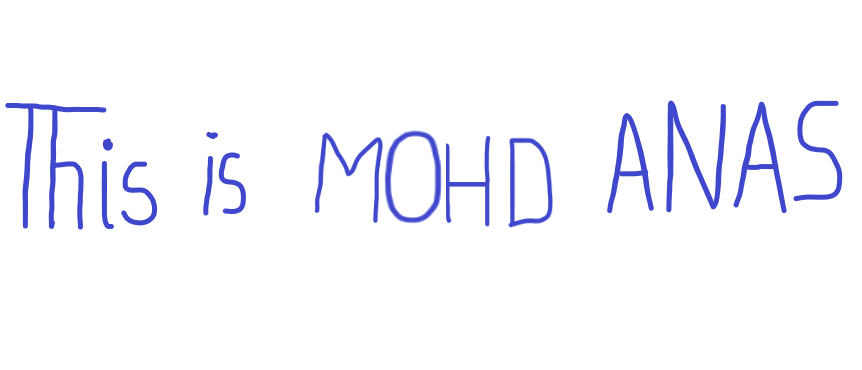
#> input picture TASK_1_ADVANCED/test_image.png, 862 x 370 px
$ jupyter execute --allow-errors TASK1_ADV__Reading_Handwriting.ipynb
#> lines starting #> are read from the running program, lines starting #| are printed output that depends on the picture; after the words box and inside, x2 and y2 are one past the last pixel; in counts of white or black regions, pixels touching at a corner belong together
# ***Author : MOHD ANAS***

______________

______

## **TASK-1 (ADVANCED)**: Handwriting reading

#

# **Step 1:** Importing Libraries

[cell 1]
import cv2
import numpy as np
import pytesseract
from google.colab.patches import cv2_imshow

# **Step 2:** Importing Hand Written Image

[cell 2]
img = cv2.imread('test_image.png')
#> img is the input picture: shape (370, 862, 3); mean B, G, R 252.9, 247.4, 247
cv2_imshow(img)

# **Step 3:** Convertion to Gray Scale + Noise reduction

[cell 3]
img = cv2.cvtColor(img,cv2.COLOR_BGR2GRAY)
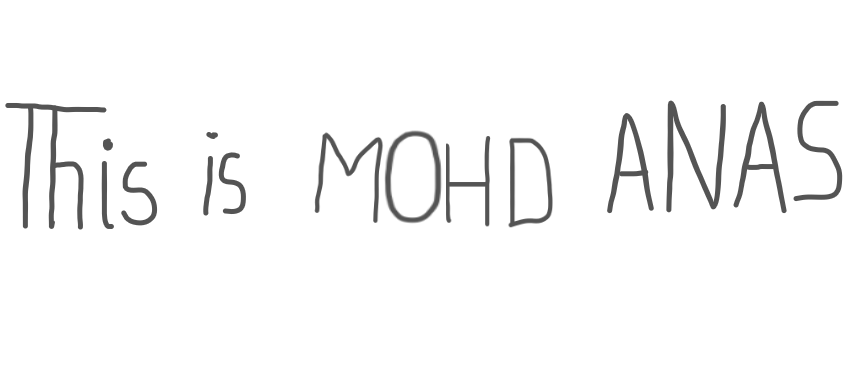
#> img: shape (370, 862); min 84, max 255, mean 247.9
reduced_noise = cv2.adaptiveThreshold(img,255,cv2.ADAPTIVE_THRESH_GAUSSIAN_C,cv2.THRESH_BINARY,11,12)
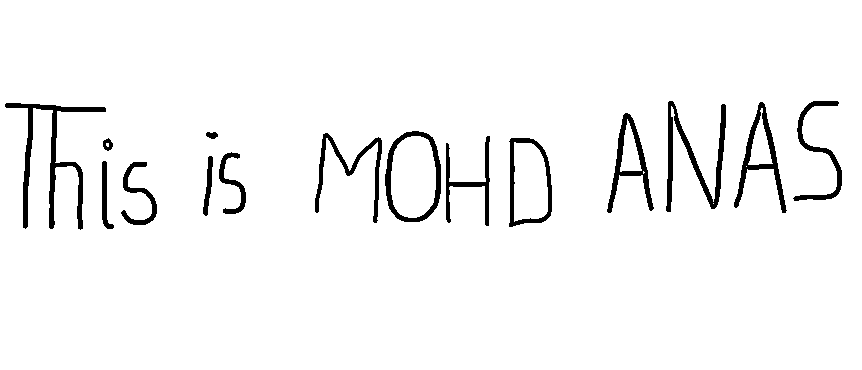
#> reduced_noise: shape (370, 862); 96% white; 15 black regions, largest, box (x1, y1, x2, y2) and area: (5, 103, 106, 230) 2109, (666, 101, 726, 212) 1587, (734, 102, 787, 213) 1212

cv2_imshow(reduced_noise)
cv2.waitKey(0)
print("\nThe image has been successfully loaded.")
